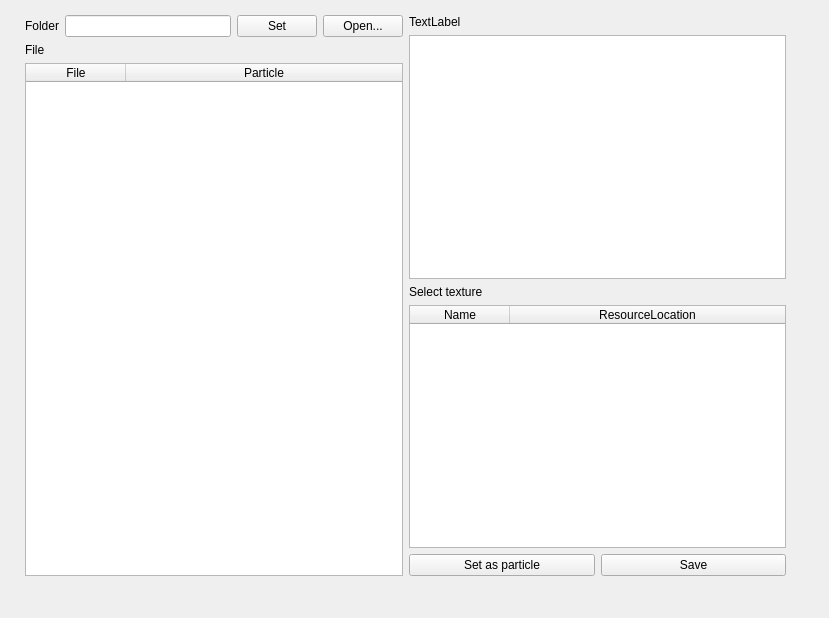
<?xml version="1.0" encoding="UTF-8"?>
<ui version="4.0">
 <class>MainWindow</class>
 <widget class="QMainWindow" name="MainWindow">
  <property name="geometry">
   <rect>
    <x>0</x>
    <y>0</y>
    <width>829</width>
    <height>618</height>
   </rect>
  </property>
  <property name="sizePolicy">
   <sizepolicy hsizetype="Preferred" vsizetype="Preferred">
    <horstretch>0</horstretch>
    <verstretch>0</verstretch>
   </sizepolicy>
  </property>
  <property name="windowTitle">
   <string>MainWindow</string>
  </property>
  <widget class="QWidget" name="centralwidget">
   <property name="enabled">
    <bool>true</bool>
   </property>
   <property name="sizePolicy">
    <sizepolicy hsizetype="Preferred" vsizetype="Preferred">
     <horstretch>0</horstretch>
     <verstretch>0</verstretch>
    </sizepolicy>
   </property>
   <widget class="QWidget" name="horizontalLayoutWidget">
    <property name="geometry">
     <rect>
      <x>20</x>
      <y>10</y>
      <width>771</width>
      <height>571</height>
     </rect>
    </property>
    <layout class="QHBoxLayout" name="horizontalLayout" stretch="0,0">
     <property name="spacing">
      <number>6</number>
     </property>
     <property name="sizeConstraint">
      <enum>QLayout::SetDefaultConstraint</enum>
     </property>
     <property name="leftMargin">
      <number>5</number>
     </property>
     <property name="topMargin">
      <number>5</number>
     </property>
     <property name="rightMargin">
      <number>5</number>
     </property>
     <property name="bottomMargin">
      <number>5</number>
     </property>
     <item>
      <layout class="QVBoxLayout" name="verticalLayout_2">
       <item>
        <layout class="QHBoxLayout" name="hboxFolder">
         <item>
          <widget class="QLabel" name="folderLabel">
           <property name="text">
            <string>Folder</string>
           </property>
          </widget>
         </item>
         <item>
          <widget class="QLineEdit" name="workFolderInput"/>
         </item>
         <item>
          <widget class="QPushButton" name="folderSetButton">
           <property name="text">
            <string>Set</string>
           </property>
          </widget>
         </item>
         <item>
          <widget class="QPushButton" name="fileChooserButton">
           <property name="text">
            <string>Open...</string>
           </property>
          </widget>
         </item>
        </layout>
       </item>
       <item>
        <widget class="QLabel" name="label_4">
         <property name="text">
          <string>File</string>
         </property>
        </widget>
       </item>
       <item>
        <widget class="QTableWidget" name="fileList">
         <property name="editTriggers">
          <set>QAbstractItemView::NoEditTriggers</set>
         </property>
         <property name="selectionMode">
          <enum>QAbstractItemView::SingleSelection</enum>
         </property>
         <property name="selectionBehavior">
          <enum>QAbstractItemView::SelectRows</enum>
         </property>
         <attribute name="horizontalHeaderVisible">
          <bool>true</bool>
         </attribute>
         <attribute name="horizontalHeaderCascadingSectionResizes">
          <bool>false</bool>
         </attribute>
         <attribute name="horizontalHeaderStretchLastSection">
          <bool>true</bool>
         </attribute>
         <attribute name="verticalHeaderVisible">
          <bool>false</bool>
         </attribute>
         <attribute name="verticalHeaderStretchLastSection">
          <bool>false</bool>
         </attribute>
         <column>
          <property name="text">
           <string>File</string>
          </property>
         </column>
         <column>
          <property name="text">
           <string>Particle</string>
          </property>
         </column>
        </widget>
       </item>
      </layout>
     </item>
     <item>
      <layout class="QVBoxLayout" name="verticalLayout">
       <item>
        <widget class="QLabel" name="textureLabel">
         <property name="text">
          <string>TextLabel</string>
         </property>
        </widget>
       </item>
       <item>
        <widget class="QGraphicsView" name="texturePreview"/>
       </item>
       <item>
        <widget class="QLabel" name="label_2">
         <property name="text">
          <string>Select texture</string>
         </property>
        </widget>
       </item>
       <item>
        <widget class="QTableWidget" name="texturePicker">
         <property name="selectionMode">
          <enum>QAbstractItemView::SingleSelection</enum>
         </property>
         <property name="selectionBehavior">
          <enum>QAbstractItemView::SelectRows</enum>
         </property>
         <attribute name="horizontalHeaderStretchLastSection">
          <bool>true</bool>
         </attribute>
         <column>
          <property name="text">
           <string>Name</string>
          </property>
         </column>
         <column>
          <property name="text">
           <string>ResourceLocation</string>
          </property>
         </column>
        </widget>
       </item>
       <item>
        <layout class="QHBoxLayout" name="horizontalLayout_2">
         <item>
          <widget class="QPushButton" name="setParticleButton">
           <property name="text">
            <string>Set as particle</string>
           </property>
          </widget>
         </item>
         <item>
          <widget class="QPushButton" name="saveButton">
           <property name="text">
            <string>Save</string>
           </property>
          </widget>
         </item>
        </layout>
       </item>
      </layout>
     </item>
    </layout>
   </widget>
  </widget>
 </widget>
 <resources/>
 <connections/>
</ui>
